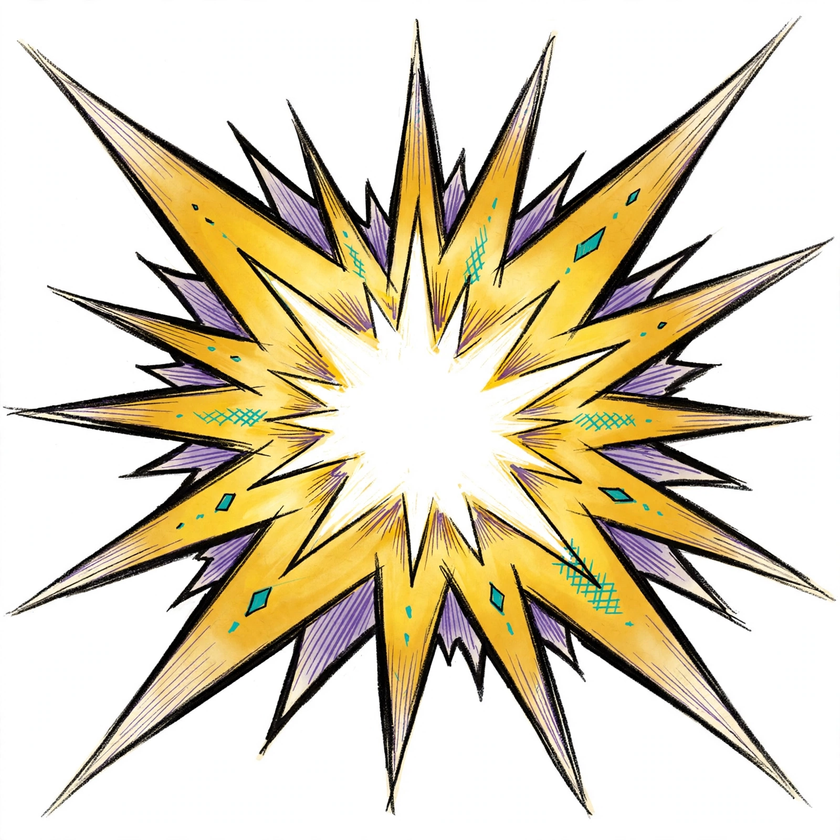
#> input picture assets/effects/raw/muzzle_flash_shotgun_raw.png, 840 x 840 px, shrunk from 1600 x 1600 before the run
$ python make_alpha.py ../assets/effects/raw/muzzle_flash_shotgun_raw.png ../assets/effects/raw/muzzle_flash_shotgun_raw.png
#> lines starting #> are read from the running program, lines starting #| are printed output that depends on the picture; after the words box and inside, x2 and y2 are one past the last pixel; in counts of white or black regions, pixels touching at a corner belong together
"""Make real RGBA cutouts from generated images with painted backgrounds.

Method: a pixel is background-like when it is bright and low-saturation.
Label connected background-like components. Only the component that touches
the image border becomes transparent. Ivory surfaces enclosed by ink outlines
are separate components, so they stay opaque. This is the exact failure the
image prompt pack warns about: a painted checkerboard is not transparency.

Usage: python3 scripts/make_alpha.py <input.png> <output.png>
"""
import sys
import numpy as np
from PIL import Image, ImageFilter

try:
    from scipy import ndimage
except ImportError:
    ndimage = None


def main(src, dst):
    if ndimage is None:
        raise SystemExit(
            "make_alpha.py: SciPy is required for connected-component "
            "background removal. Refusing to fall back to removing every "
            "bright low-saturation region, which would erase ivory object "
            "surfaces. Install scipy and run again."
        )
    im = Image.open(src).convert("RGB")
#> im is the input picture: PIL image 840x840 RGB; mean R, G, B 219.1, 209.2, 185.2
    arr = np.asarray(im).astype(np.int16)
    brightness = arr.max(axis=2)
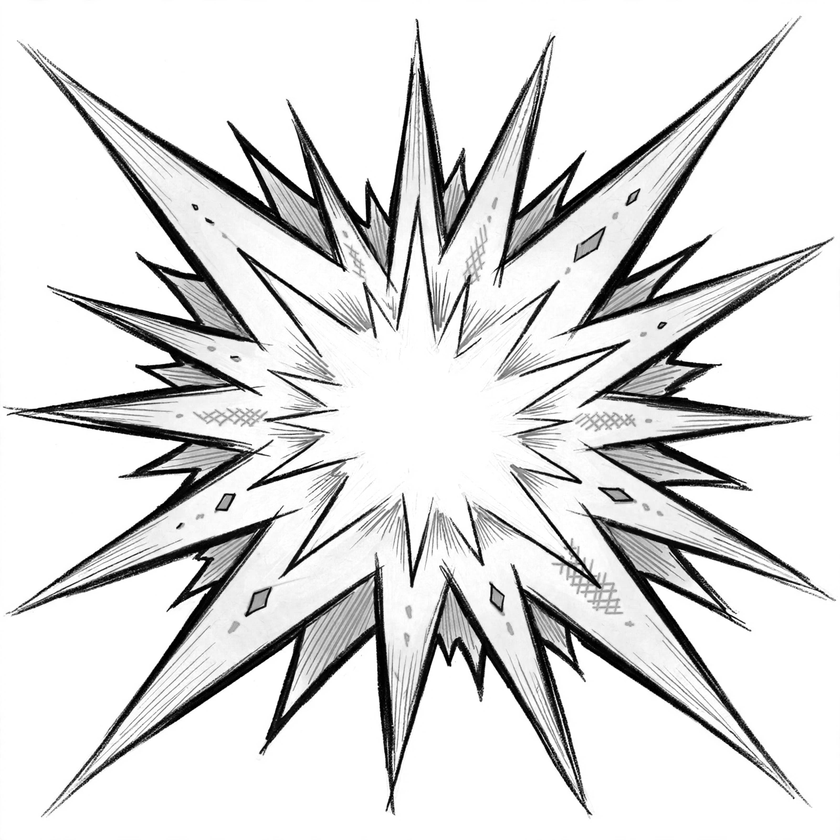
#> brightness: shape (840, 840) int16; min 0, max 255, mean 220.2
    saturation = arr.max(axis=2) - arr.min(axis=2)
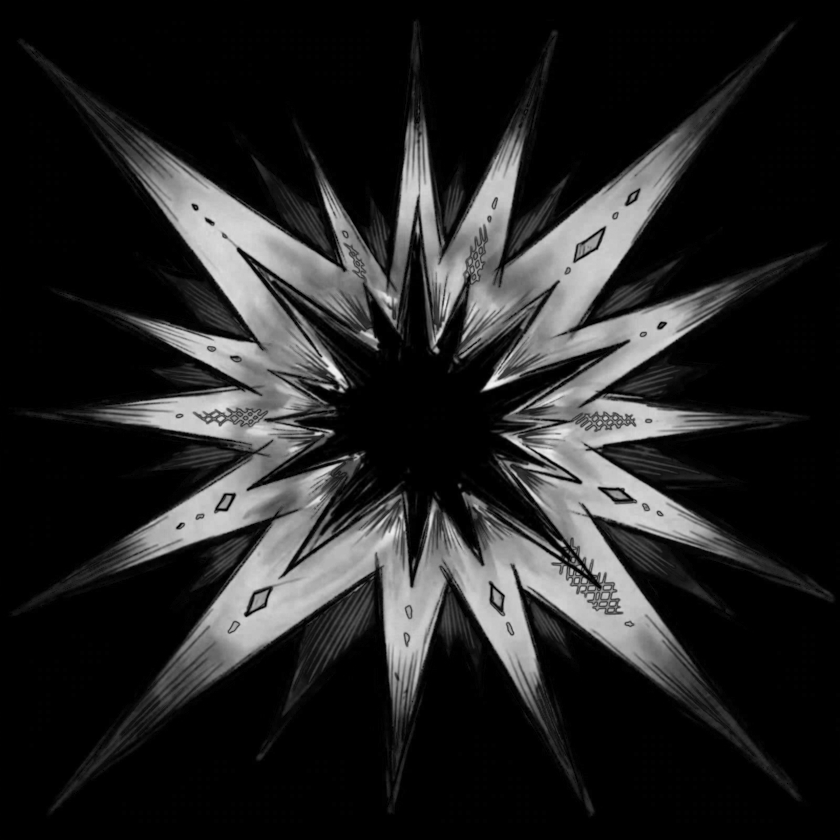
#> saturation: shape (840, 840) int16; min 0, max 246, mean 36.6
    background_like = (brightness > 200) & (saturation < 60)
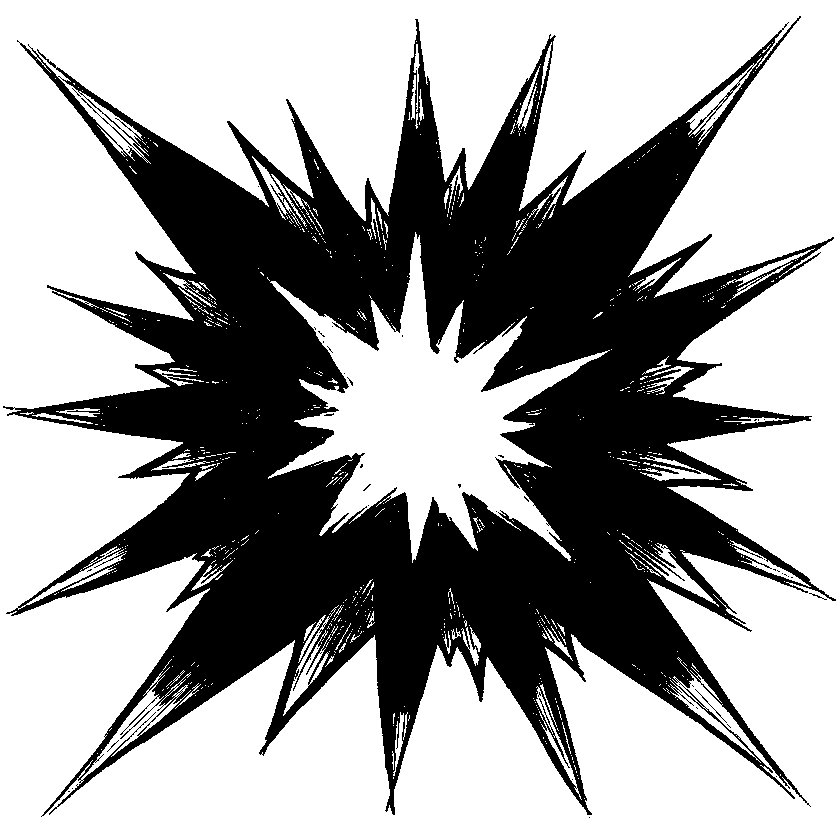
#> background_like: shape (840, 840) bool; 63% white; 53 black regions (50 under 20 px), largest, box (x1, y1, x2, y2) and area: (3, 16, 836, 817) 260834, (695, 689, 727, 723) 43, (809, 593, 827, 600) 23
    labels, _ = ndimage.label(background_like)
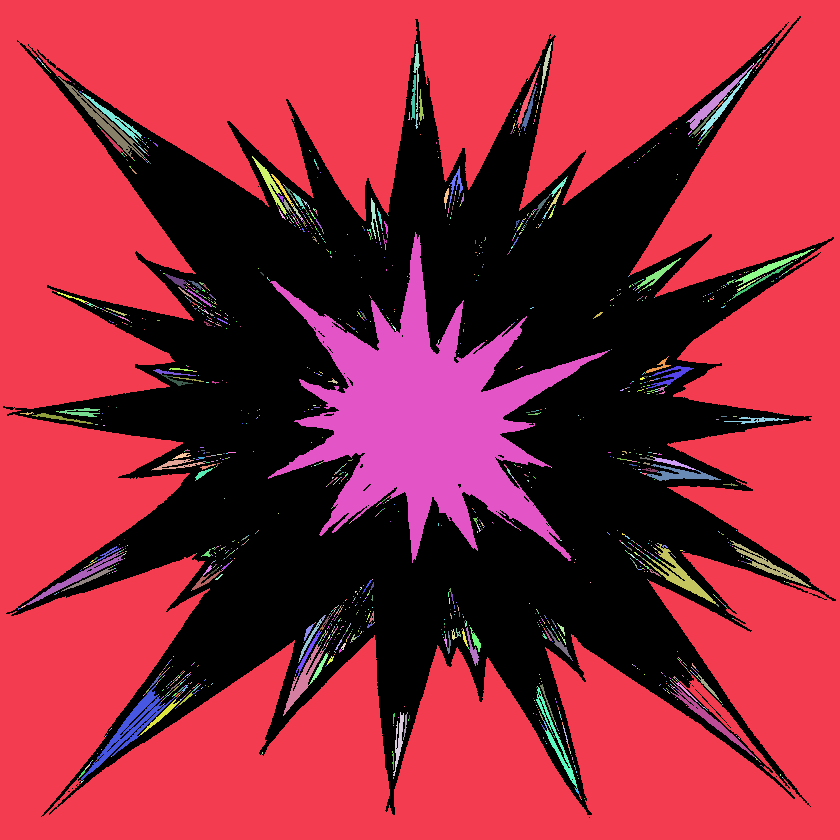
#> labels: shape (840, 840) int32; 2029 distinct labels, from 0 to 2028; one colour per label, 0 black
    border_labels = set(np.unique(np.concatenate([
        labels[0, :], labels[-1, :], labels[:, 0], labels[:, -1],
    ])))
#> border_labels = 1 item
    border_labels.discard(0)
    is_background = np.isin(labels, list(border_labels))
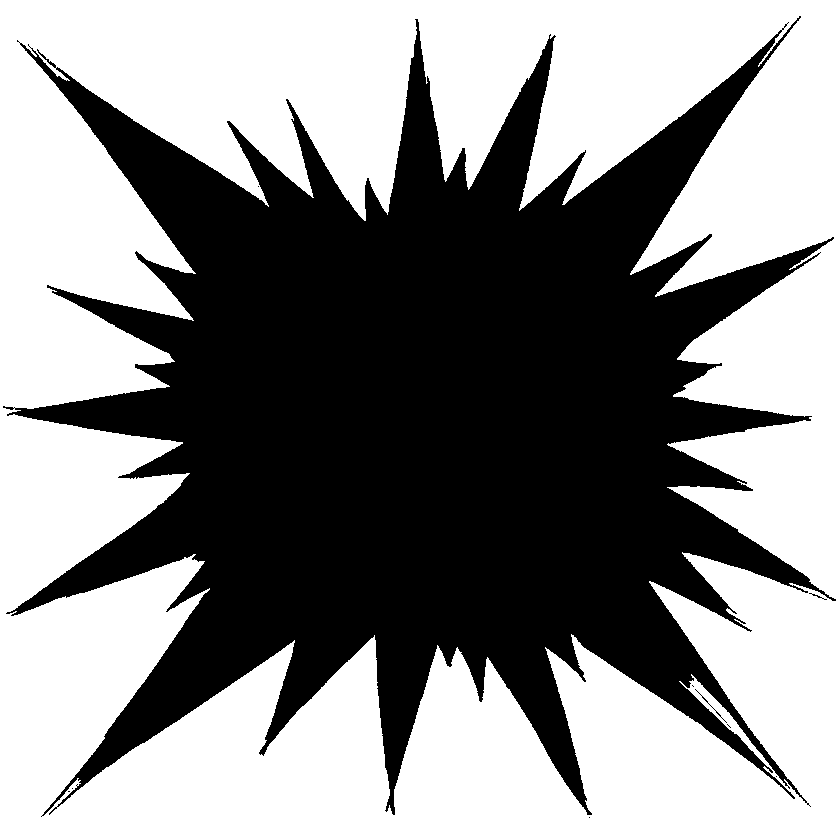
#> is_background: shape (840, 840) bool; 54.9% white; 10 black regions (7 under 20 px), largest, box (x1, y1, x2, y2) and area: (3, 16, 836, 817) 317810, (695, 689, 727, 723) 43, (809, 593, 827, 600) 23
    alpha = np.where(is_background, 0, 255).astype(np.uint8)
    alpha_img = Image.fromarray(alpha, "L").filter(ImageFilter.GaussianBlur(0.8))
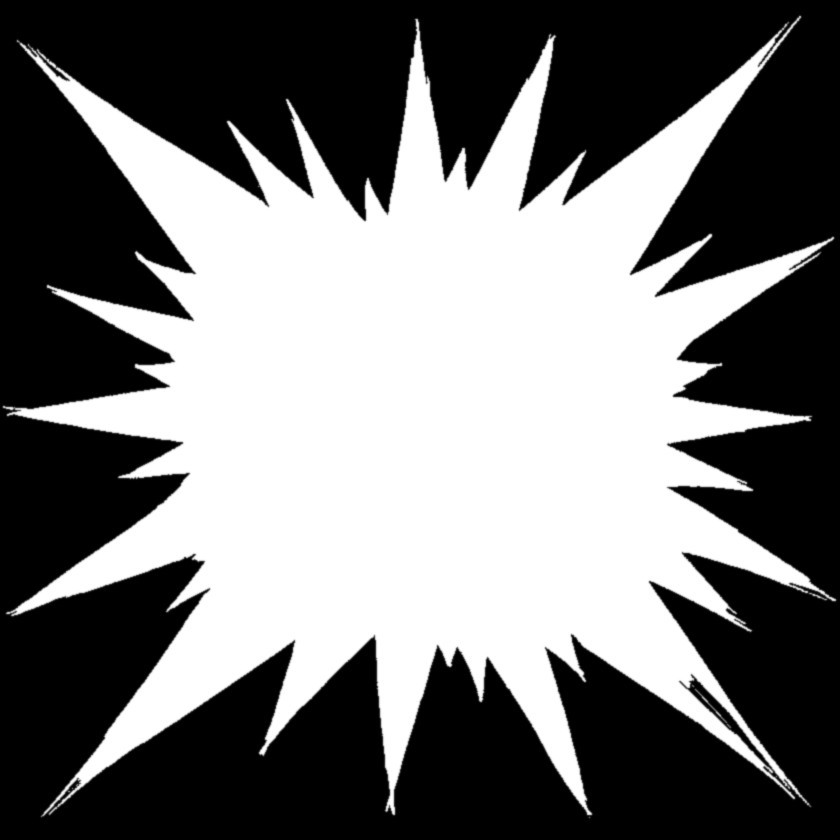
#> alpha_img: PIL image 840x840 L; min 0, max 255, mean 114.9
    out = im.convert("RGBA")
    out.putalpha(alpha_img)
    out.save(dst)
    print(f"{dst}: {im.size} transparent={(alpha == 0).mean():.1%} "
          f"opaque={(alpha == 255).mean():.1%}")
#| ../assets/effects/raw/muzzle_flash_shotgun_raw.png: (840, 840) transparent=54.9% opaque=45.1%


if __name__ == "__main__":
    main(sys.argv[1], sys.argv[2])
